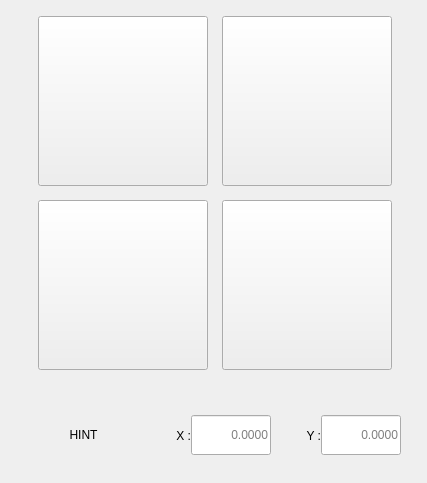
                  <widget class="QWidget" name="Page4">
                   <layout class="QHBoxLayout" name="horizontalLayout_141">
                    <item>
                     <widget class="QWidget" name="widget_43" native="true">
                      <property name="sizePolicy">
                       <sizepolicy hsizetype="Fixed" vsizetype="Fixed">
                        <horstretch>0</horstretch>
                        <verstretch>0</verstretch>
                       </sizepolicy>
                      </property>
                      <property name="minimumSize">
                       <size>
                        <width>405</width>
                        <height>461</height>
                       </size>
                      </property>
                      <property name="maximumSize">
                       <size>
                        <width>405</width>
                        <height>461</height>
                       </size>
                      </property>
                      <widget class="QWidget" name="gridWidget_9" native="true">
                       <property name="geometry">
                        <rect>
                         <x>23</x>
                         <y>1</y>
                         <width>364</width>
                         <height>364</height>
                        </rect>
                       </property>
                       <layout class="QGridLayout" name="gridLayout_9">
                        <property name="spacing">
                         <number>10</number>
                        </property>
                        <item row="0" column="0">
                         <widget class="SubCallButton" name="probe_valley_x">
                          <property name="minimumSize">
                           <size>
                            <width>170</width>
                            <height>170</height>
                           </size>
                          </property>
                          <property name="maximumSize">
                           <size>
                            <width>170</width>
                            <height>170</height>
                           </size>
                          </property>
                          <property name="focusPolicy">
                           <enum>Qt::FocusPolicy::NoFocus</enum>
                          </property>
                          <property name="text">
                           <string/>
                          </property>
                          <property name="icon">
                           <iconset resource="../resources.qrc">
                            <normaloff>:/images/probe_x_valley.png</normaloff>:/images/probe_x_valley.png</iconset>
                          </property>
                          <property name="iconSize">
                           <size>
                            <width>150</width>
                            <height>150</height>
                           </size>
                          </property>
                          <property name="filename" stdset="0">
                           <string>probe_valley_x.ngc</string>
                          </property>
                         </widget>
                        </item>
                        <item row="0" column="1">
                         <widget class="SubCallButton" name="probe_valley_y">
                          <property name="minimumSize">
                           <size>
                            <width>170</width>
                            <height>170</height>
                           </size>
                          </property>
                          <property name="maximumSize">
                           <size>
                            <width>170</width>
                            <height>170</height>
                           </size>
                          </property>
                          <property name="focusPolicy">
                           <enum>Qt::FocusPolicy::NoFocus</enum>
                          </property>
                          <property name="text">
                           <string/>
                          </property>
                          <property name="icon">
                           <iconset resource="../resources.qrc">
                            <normaloff>:/images/probe_y_valley.png</normaloff>:/images/probe_y_valley.png</iconset>
                          </property>
                          <property name="iconSize">
                           <size>
                            <width>150</width>
                            <height>150</height>
                           </size>
                          </property>
                          <property name="filename" stdset="0">
                           <string>probe_valley_y.ngc</string>
                          </property>
                         </widget>
                        </item>
                        <item row="1" column="0">
                         <widget class="SubCallButton" name="probe_ridge_x">
                          <property name="minimumSize">
                           <size>
                            <width>170</width>
                            <height>170</height>
                           </size>
                          </property>
                          <property name="maximumSize">
                           <size>
                            <width>170</width>
                            <height>170</height>
                           </size>
                          </property>
                          <property name="focusPolicy">
                           <enum>Qt::FocusPolicy::NoFocus</enum>
                          </property>
                          <property name="text">
                           <string/>
                          </property>
                          <property name="icon">
                           <iconset resource="../resources.qrc">
                            <normaloff>:/images/probe_x_ridge.png</normaloff>:/images/probe_x_ridge.png</iconset>
                          </property>
                          <property name="iconSize">
                           <size>
                            <width>150</width>
                            <height>150</height>
                           </size>
                          </property>
                          <property name="filename" stdset="0">
                           <string>probe_ridge_x.ngc</string>
                          </property>
                         </widget>
                        </item>
                        <item row="1" column="1">
                         <widget class="SubCallButton" name="probe_ridge_y">
                          <property name="minimumSize">
                           <size>
                            <width>170</width>
                            <height>170</height>
                           </size>
                          </property>
                          <property name="maximumSize">
                           <size>
                            <width>170</width>
                            <height>170</height>
                           </size>
                          </property>
                          <property name="focusPolicy">
                           <enum>Qt::FocusPolicy::NoFocus</enum>
                          </property>
                          <property name="text">
                           <string/>
                          </property>
                          <property name="icon">
                           <iconset resource="../resources.qrc">
                            <normaloff>:/images/probe_y_ridge.png</normaloff>:/images/probe_y_ridge.png</iconset>
                          </property>
                          <property name="iconSize">
                           <size>
                            <width>150</width>
                            <height>150</height>
                           </size>
                          </property>
                          <property name="filename" stdset="0">
                           <string>probe_ridge_y.ngc</string>
                          </property>
                         </widget>
                        </item>
                       </layout>
                      </widget>
                      <widget class="QFrame" name="frame_9">
                       <property name="geometry">
                        <rect>
                         <x>3</x>
                         <y>392</y>
                         <width>400</width>
                         <height>65</height>
                        </rect>
                       </property>
                       <property name="sizePolicy">
                        <sizepolicy hsizetype="Fixed" vsizetype="Fixed">
                         <horstretch>0</horstretch>
                         <verstretch>0</verstretch>
                        </sizepolicy>
                       </property>
                       <property name="minimumSize">
                        <size>
                         <width>400</width>
                         <height>65</height>
                        </size>
                       </property>
                       <property name="maximumSize">
                        <size>
                         <width>400</width>
                         <height>65</height>
                        </size>
                       </property>
                       <layout class="QHBoxLayout" name="horizontalLayout_143">
                        <item>
                         <layout class="QHBoxLayout" name="horizontalLayout_28">
                          <property name="spacing">
                           <number>0</number>
                          </property>
                          <item>
                           <widget class="QLabel" name="hint_label_2">
                            <property name="minimumSize">
                             <size>
                              <width>115</width>
                              <height>40</height>
                             </size>
                            </property>
                            <property name="maximumSize">
                             <size>
                              <width>115</width>
                              <height>40</height>
                             </size>
                            </property>
                            <property name="text">
                             <string>HINT</string>
                            </property>
                            <property name="alignment">
                             <set>Qt::AlignmentFlag::AlignCenter</set>
                            </property>
                           </widget>
                          </item>
                          <item>
                           <widget class="QLabel" name="label_74">
                            <property name="minimumSize">
                             <size>
                              <width>50</width>
                              <height>0</height>
                             </size>
                            </property>
                            <property name="maximumSize">
                             <size>
                              <width>50</width>
                              <height>16777215</height>
                             </size>
                            </property>
                            <property name="text">
                             <string>X :</string>
                            </property>
                            <property name="alignment">
                             <set>Qt::AlignmentFlag::AlignRight|Qt::AlignmentFlag::AlignTrailing|Qt::AlignmentFlag::AlignVCenter</set>
                            </property>
                            <property name="indent">
                             <number>0</number>
                            </property>
                           </widget>
                          </item>
                          <item>
                           <widget class="VCPLineEdit" name="x_hint">
                            <property name="sizePolicy">
                             <sizepolicy hsizetype="Expanding" vsizetype="Fixed">
                              <horstretch>0</horstretch>
                              <verstretch>0</verstretch>
                             </sizepolicy>
                            </property>
                            <property name="minimumSize">
                             <size>
                              <width>80</width>
                              <height>40</height>
                             </size>
                            </property>
                            <property name="maximumSize">
                             <size>
                              <width>80</width>
                              <height>40</height>
                             </size>
                            </property>
                            <property name="focusPolicy">
                             <enum>Qt::FocusPolicy::ClickFocus</enum>
                            </property>
                            <property name="alignment">
                             <set>Qt::AlignmentFlag::AlignRight|Qt::AlignmentFlag::AlignTrailing|Qt::AlignmentFlag::AlignVCenter</set>
                            </property>
                            <property name="placeholderText">
                             <string>0.0000</string>
                            </property>
                           </widget>
                          </item>
                          <item>
                           <widget class="QLabel" name="label_75">
                            <property name="minimumSize">
                             <size>
                              <width>50</width>
                              <height>0</height>
                             </size>
                            </property>
                            <property name="maximumSize">
                             <size>
                              <width>50</width>
                              <height>16777215</height>
                             </size>
                            </property>
                            <property name="text">
                             <string>Y :</string>
                            </property>
                            <property name="alignment">
                             <set>Qt::AlignmentFlag::AlignRight|Qt::AlignmentFlag::AlignTrailing|Qt::AlignmentFlag::AlignVCenter</set>
                            </property>
                            <property name="indent">
                             <number>0</number>
                            </property>
                           </widget>
                          </item>
                          <item>
                           <widget class="VCPLineEdit" name="y_hint">
                            <property name="sizePolicy">
                             <sizepolicy hsizetype="Expanding" vsizetype="Fixed">
                              <horstretch>0</horstretch>
                              <verstretch>0</verstretch>
                             </sizepolicy>
                            </property>
                            <property name="minimumSize">
                             <size>
                              <width>80</width>
                              <height>40</height>
                             </size>
                            </property>
                            <property name="maximumSize">
                             <size>
                              <width>80</width>
                              <height>40</height>
                             </size>
                            </property>
                            <property name="focusPolicy">
                             <enum>Qt::FocusPolicy::ClickFocus</enum>
                            </property>
                            <property name="alignment">
                             <set>Qt::AlignmentFlag::AlignRight|Qt::AlignmentFlag::AlignTrailing|Qt::AlignmentFlag::AlignVCenter</set>
                            </property>
                            <property name="placeholderText">
                             <string>0.0000</string>
                            </property>
                           </widget>
                          </item>
                         </layout>
                        </item>
                       </layout>
                      </widget>
                     </widget>
                    </item>
                   </layout>
                  </widget>
